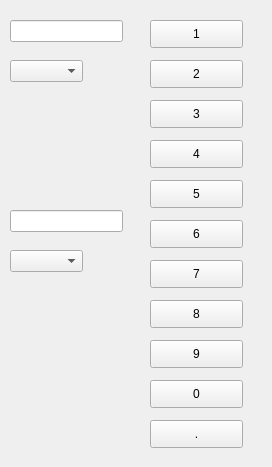
<?xml version="1.0" encoding="UTF-8"?>
<ui version="4.0">
 <class>Form</class>
 <widget class="QWidget" name="Form">
  <property name="geometry">
   <rect>
    <x>0</x>
    <y>0</y>
    <width>272</width>
    <height>467</height>
   </rect>
  </property>
  <property name="windowTitle">
   <string>LENGTH</string>
  </property>
  <widget class="QLineEdit" name="input">
   <property name="geometry">
    <rect>
     <x>10</x>
     <y>20</y>
     <width>113</width>
     <height>22</height>
    </rect>
   </property>
  </widget>
  <widget class="QLineEdit" name="output">
   <property name="geometry">
    <rect>
     <x>10</x>
     <y>210</y>
     <width>113</width>
     <height>22</height>
    </rect>
   </property>
  </widget>
  <widget class="QComboBox" name="to">
   <property name="geometry">
    <rect>
     <x>10</x>
     <y>250</y>
     <width>73</width>
     <height>22</height>
    </rect>
   </property>
  </widget>
  <widget class="QComboBox" name="frm">
   <property name="geometry">
    <rect>
     <x>10</x>
     <y>60</y>
     <width>73</width>
     <height>22</height>
    </rect>
   </property>
  </widget>
  <widget class="QPushButton" name="three">
   <property name="geometry">
    <rect>
     <x>150</x>
     <y>100</y>
     <width>93</width>
     <height>28</height>
    </rect>
   </property>
   <property name="text">
    <string>3</string>
   </property>
  </widget>
  <widget class="QPushButton" name="seven">
   <property name="geometry">
    <rect>
     <x>150</x>
     <y>260</y>
     <width>93</width>
     <height>28</height>
    </rect>
   </property>
   <property name="text">
    <string>7</string>
   </property>
  </widget>
  <widget class="QPushButton" name="six">
   <property name="geometry">
    <rect>
     <x>150</x>
     <y>220</y>
     <width>93</width>
     <height>28</height>
    </rect>
   </property>
   <property name="text">
    <string>6</string>
   </property>
  </widget>
  <widget class="QPushButton" name="one">
   <property name="geometry">
    <rect>
     <x>150</x>
     <y>20</y>
     <width>93</width>
     <height>28</height>
    </rect>
   </property>
   <property name="text">
    <string>1</string>
   </property>
  </widget>
  <widget class="QPushButton" name="two">
   <property name="geometry">
    <rect>
     <x>150</x>
     <y>60</y>
     <width>93</width>
     <height>28</height>
    </rect>
   </property>
   <property name="text">
    <string>2</string>
   </property>
  </widget>
  <widget class="QPushButton" name="five">
   <property name="geometry">
    <rect>
     <x>150</x>
     <y>180</y>
     <width>93</width>
     <height>28</height>
    </rect>
   </property>
   <property name="text">
    <string>5</string>
   </property>
  </widget>
  <widget class="QPushButton" name="four">
   <property name="geometry">
    <rect>
     <x>150</x>
     <y>140</y>
     <width>93</width>
     <height>28</height>
    </rect>
   </property>
   <property name="text">
    <string>4</string>
   </property>
  </widget>
  <widget class="QPushButton" name="nine">
   <property name="geometry">
    <rect>
     <x>150</x>
     <y>340</y>
     <width>93</width>
     <height>28</height>
    </rect>
   </property>
   <property name="text">
    <string>9</string>
   </property>
  </widget>
  <widget class="QPushButton" name="eight">
   <property name="geometry">
    <rect>
     <x>150</x>
     <y>300</y>
     <width>93</width>
     <height>28</height>
    </rect>
   </property>
   <property name="text">
    <string>8</string>
   </property>
  </widget>
  <widget class="QPushButton" name="zero">
   <property name="geometry">
    <rect>
     <x>150</x>
     <y>380</y>
     <width>93</width>
     <height>28</height>
    </rect>
   </property>
   <property name="text">
    <string>0</string>
   </property>
  </widget>
  <widget class="QPushButton" name="push">
   <property name="geometry">
    <rect>
     <x>150</x>
     <y>420</y>
     <width>93</width>
     <height>28</height>
    </rect>
   </property>
   <property name="text">
    <string>.</string>
   </property>
  </widget>
 </widget>
 <resources/>
 <connections/>
</ui>
